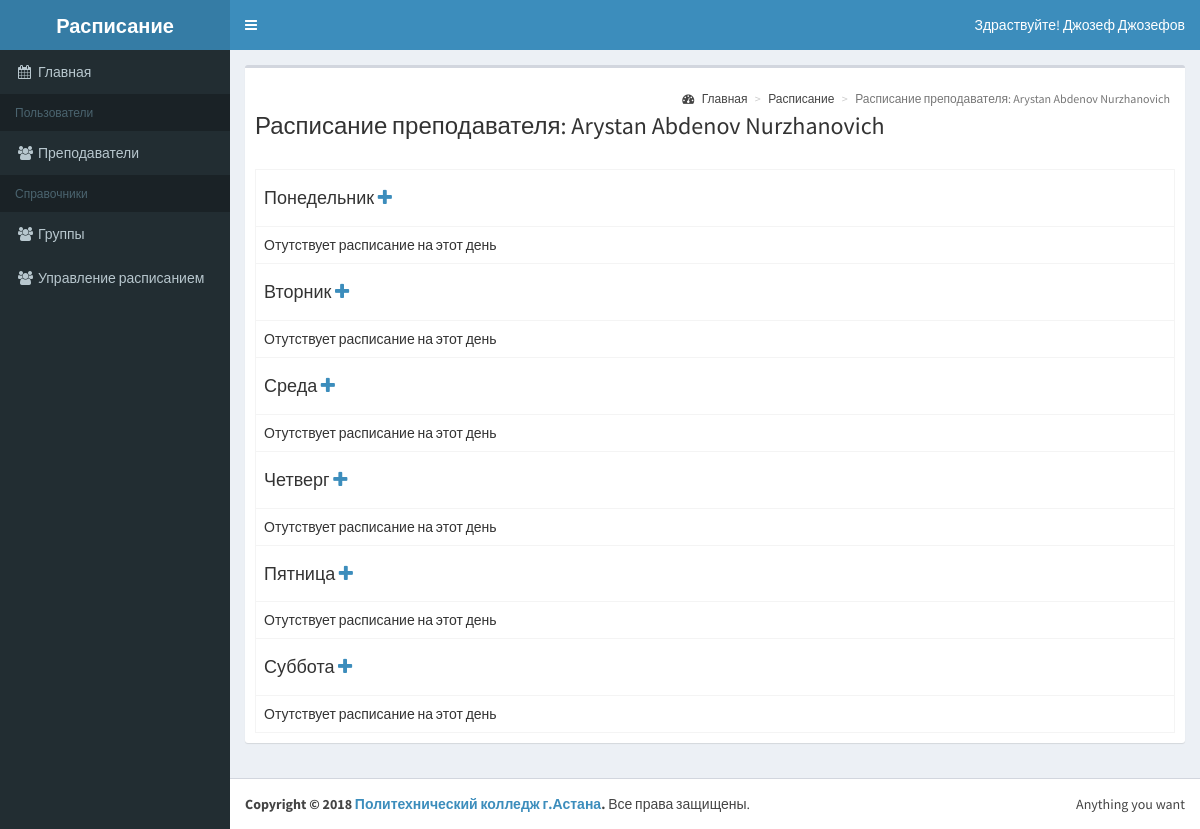
Page /list-schedule.php?id=2 (signed in) on the committed database.
### tables this page shows
CREATE TABLE `day` (
  `day_id` tinyint NOT NULL,
  `name` varchar(20) NOT NULL
);

### classes/BaseMap.php (called while the page is built, shortened)
<?php
abstract class BaseMap extends Config {
    function __construct() {
        try {
            $this->db = new PDO('mysql:host=' . self::HOST . ';dbname=' . self::DB_NAME, self::DB_USER, self::DB_PASSWORD);
        } catch (PDOException $e) {
            echo $e->getMessage();
        }
    }
}

### classes/UserMap.php (called while the page is built, shortened)
<?php
class UserMap extends BaseMap {
    public function findProfileById($id = null) {
        if ($id) {
            $res = $this->db->query("SELECT user.user_id,
CONCAT(user.lastname,' ', user.firstname, ' ',
user.patronymic) AS fio," . " user.login, user.birthday, gender.name AS
gender, role.name AS role, user.active FROM user " . "INNER JOIN gender ON
user.gender_id=gender.gender_id INNER JOIN role ON
user.role_id=role.role_id WHERE user.user_id = $id");
            return $res->fetch(PDO::FETCH_OBJ);
        }
        return false;
    }
}

### classes/ScheduleMap.php (called while the page is built, shortened)
<?php
class ScheduleMap extends BaseMap {
    public function findByTeacherId($id = null) {
        $days = $this->findDays();
        $result = [];
        foreach ($days as $day) {
            $arrDay = [];
            $arrDay['id'] = $day->day_id;
            $arrDay['name'] = $day->name;
            $arrDay['gruppa'] = [];
            $gruppas = $this->findGruppasByDayTeacher($id, $day->day_id);
            $result[] = $arrDay;
        }
        return $result;
    }
    public function findDays() {
        $res = $this->db->query("SELECT day_id, name FROM day");
        return $res->fetchAll(PDO::FETCH_OBJ);
    }
    public function findGruppasByDayTeacher($teacherId, $dayId) {
        $res = $this->db->query("SELECT DISTINCT gruppa.gruppa_id, gruppa.name FROM lesson_plan "
                . "INNER JOIN schedule ON lesson_plan.lesson_plan_id=schedule.lesson_plan_id "
                . "INNER JOIN gruppa ON lesson_plan.gruppa_id=gruppa.gruppa_id "
                . "WHERE lesson_plan.user_id=$teacherId AND schedule.day_id=$dayId ORDER BY gruppa.name");
        return $res->fetchAll(PDO::FETCH_OBJ);
    }
}

### list-schedule.php (the view, shortened to what this page needs)
<?php
$id = Helper::clearInt($_GET['id']);
if ((new TeacherMap())->findById($id)->validate()) {
$teacher = (new UserMap())->findProfileById($id);
} else {
header('Location: 404.php');
}
$header = 'Расписание преподавателя: '.$teacher->fio;
$daysSchedules = (new ScheduleMap())->findByTeacherId($id);
require_once 'template/header.php';
?>
<div class="row">
<div class="col-xs-12">
<div class="box">
<section class="content-header">
<ol class="breadcrumb">
<li><a href="/index.php"><i class="fa fa-dashboard"></i> Главная</a></li>
<li><a href="list-teacher-
schedule.php">Расписание</a></li>
<li class="active"><?=$header;?></li>
</ol>
</section>
<section class="box-body">
<h3><?=$header;?></h3>
</section>
<div class="box-body">
<?php if ($daysSchedules) : ?>
<table class="table table-bordered table-hover">
<?php foreach ($daysSchedules as
$day) : ?>
<tr>
<th colspan="4">
<h4 class="center-block">
<?=$day['name'];?>
<a href="add-schedule.php?idUser=<?=$id;?>&idDay=<?=$day['id'];?>"><i
class="fa fa-plus"></i></a>
</h4>
</th>
</tr>
<?php if ($day['gruppa']) : ?>
<?php foreach ($day['gruppa']
as $gruppa) : ?>
<tr>
<th colspan="4"><?=$gruppa['name'];?></th>
</tr>
<?php foreach
($gruppa['schedule'] as $schedule ) : ?>
<tr>
<td><?=$schedule['lesson_num'];?></td>
<td><?=$schedule['subject'];?></td>
<td><?=$schedule['classroom'];?></td>
<td><a href="delete-schedule.php?id=<?=$schedule['schedule_id'];?>&idTeacher=<?=$id;?>"><i class="fa fa-trash"></i></a></td>
</tr>
<?php endforeach;?>
<?php endforeach;?>
<?php else: ?>
<tr>
    <td colspan="4">Отутствует расписание на этот день</td>
</tr>
<?php endif; ?>
<?php endforeach;?>
</table>
<?php else: ?>
<p>Расписание отутствует</p>
<?php endif; ?>
</div>
</div>
</div>
</div>
<?php
require_once 'template/footer.php';
?>

### rows in the picture
day: name "Понедельник"
day: name "Вторник"
day: name "Среда"
day: name "Четверг"
day: name "Пятница"
day: name "Суббота"

### other values in the picture
$header "Расписание преподавателя: Arystan Abdenov Nurzhanovich"
